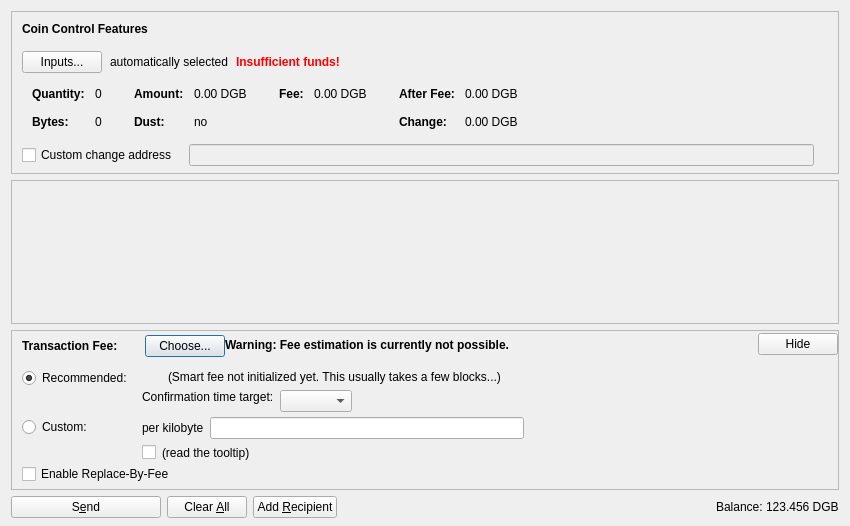
<?xml version="1.0" encoding="UTF-8"?>
<ui version="4.0">
 <class>SendCoinsDialog</class>
 <widget class="QDialog" name="SendCoinsDialog">
  <property name="geometry">
   <rect>
    <x>0</x>
    <y>0</y>
    <width>850</width>
    <height>526</height>
   </rect>
  </property>
  <property name="windowTitle">
   <string>Send Coins</string>
  </property>
  <layout class="QVBoxLayout" name="verticalLayout" stretch="0,1,0,0">
   <property name="bottomMargin">
    <number>8</number>
   </property>
   <item>
    <widget class="QFrame" name="frameCoinControl">
     <property name="sizePolicy">
      <sizepolicy hsizetype="Expanding" vsizetype="Expanding">
       <horstretch>0</horstretch>
       <verstretch>0</verstretch>
      </sizepolicy>
     </property>
     <property name="maximumSize">
      <size>
       <width>16777215</width>
       <height>16777215</height>
      </size>
     </property>
     <property name="frameShape">
      <enum>QFrame::StyledPanel</enum>
     </property>
     <property name="frameShadow">
      <enum>QFrame::Sunken</enum>
     </property>
     <layout class="QVBoxLayout" name="verticalLayoutCoinControl2">
      <property name="spacing">
       <number>0</number>
      </property>
      <property name="leftMargin">
       <number>0</number>
      </property>
      <property name="topMargin">
       <number>0</number>
      </property>
      <property name="rightMargin">
       <number>0</number>
      </property>
      <property name="bottomMargin">
       <number>6</number>
      </property>
      <item>
       <layout class="QVBoxLayout" name="verticalLayoutCoinControl" stretch="0,0,0,0,1">
        <property name="spacing">
         <number>0</number>
        </property>
        <property name="leftMargin">
         <number>10</number>
        </property>
        <property name="topMargin">
         <number>10</number>
        </property>
        <item>
         <layout class="QHBoxLayout" name="horizontalLayoutCoinControl1">
          <property name="bottomMargin">
           <number>15</number>
          </property>
          <item>
           <widget class="QLabel" name="labelCoinControlFeatures">
            <property name="sizePolicy">
             <sizepolicy hsizetype="Preferred" vsizetype="Maximum">
              <horstretch>0</horstretch>
              <verstretch>0</verstretch>
             </sizepolicy>
            </property>
            <property name="font">
             <font>
              <weight>75</weight>
              <bold>true</bold>
             </font>
            </property>
            <property name="styleSheet">
             <string notr="true">font-weight:bold;</string>
            </property>
            <property name="text">
             <string>Coin Control Features</string>
            </property>
           </widget>
          </item>
         </layout>
        </item>
        <item>
         <layout class="QHBoxLayout" name="horizontalLayoutCoinControl2" stretch="0,0,0,0">
          <property name="spacing">
           <number>8</number>
          </property>
          <property name="bottomMargin">
           <number>10</number>
          </property>
          <item>
           <widget class="QPushButton" name="pushButtonCoinControl">
            <property name="styleSheet">
             <string notr="true"/>
            </property>
            <property name="text">
             <string>Inputs...</string>
            </property>
            <property name="autoDefault">
             <bool>false</bool>
            </property>
           </widget>
          </item>
          <item>
           <widget class="QLabel" name="labelCoinControlAutomaticallySelected">
            <property name="text">
             <string>automatically selected</string>
            </property>
            <property name="margin">
             <number>5</number>
            </property>
           </widget>
          </item>
          <item>
           <widget class="QLabel" name="labelCoinControlInsuffFunds">
            <property name="font">
             <font>
              <weight>75</weight>
              <bold>true</bold>
             </font>
            </property>
            <property name="styleSheet">
             <string notr="true">color:red;font-weight:bold;</string>
            </property>
            <property name="text">
             <string>Insufficient funds!</string>
            </property>
            <property name="margin">
             <number>5</number>
            </property>
           </widget>
          </item>
          <item>
           <spacer name="horizontalSpacerCoinControl">
            <property name="orientation">
             <enum>Qt::Horizontal</enum>
            </property>
            <property name="sizeHint" stdset="0">
             <size>
              <width>40</width>
              <height>1</height>
             </size>
            </property>
           </spacer>
          </item>
         </layout>
        </item>
        <item>
         <widget class="QWidget" name="widgetCoinControl" native="true">
          <property name="sizePolicy">
           <sizepolicy hsizetype="Preferred" vsizetype="Preferred">
            <horstretch>0</horstretch>
            <verstretch>0</verstretch>
           </sizepolicy>
          </property>
          <property name="minimumSize">
           <size>
            <width>0</width>
            <height>0</height>
           </size>
          </property>
          <property name="styleSheet">
           <string notr="true"/>
          </property>
          <layout class="QHBoxLayout" name="horizontalLayoutCoinControl5">
           <property name="leftMargin">
            <number>0</number>
           </property>
           <property name="topMargin">
            <number>0</number>
           </property>
           <property name="rightMargin">
            <number>0</number>
           </property>
           <property name="bottomMargin">
            <number>0</number>
           </property>
           <item>
            <layout class="QHBoxLayout" name="horizontalLayoutCoinControl3" stretch="0,0,0,1">
             <property name="spacing">
              <number>20</number>
             </property>
             <property name="topMargin">
              <number>0</number>
             </property>
             <property name="bottomMargin">
              <number>10</number>
             </property>
             <item>
              <layout class="QFormLayout" name="formLayoutCoinControl1">
               <property name="horizontalSpacing">
                <number>10</number>
               </property>
               <property name="verticalSpacing">
                <number>14</number>
               </property>
               <property name="leftMargin">
                <number>10</number>
               </property>
               <property name="topMargin">
                <number>4</number>
               </property>
               <property name="rightMargin">
                <number>6</number>
               </property>
               <item row="0" column="0">
                <widget class="QLabel" name="labelCoinControlQuantityText">
                 <property name="font">
                  <font>
                   <weight>75</weight>
                   <bold>true</bold>
                  </font>
                 </property>
                 <property name="text">
                  <string>Quantity:</string>
                 </property>
                 <property name="margin">
                  <number>0</number>
                 </property>
                </widget>
               </item>
               <item row="0" column="1">
                <widget class="QLabel" name="labelCoinControlQuantity">
                 <property name="cursor">
                  <cursorShape>IBeamCursor</cursorShape>
                 </property>
                 <property name="contextMenuPolicy">
                  <enum>Qt::ActionsContextMenu</enum>
                 </property>
                 <property name="text">
                  <string notr="true">0</string>
                 </property>
                 <property name="margin">
                  <number>0</number>
                 </property>
                 <property name="textInteractionFlags">
                  <set>Qt::LinksAccessibleByMouse|Qt::TextSelectableByKeyboard|Qt::TextSelectableByMouse</set>
                 </property>
                </widget>
               </item>
               <item row="1" column="0">
                <widget class="QLabel" name="labelCoinControlBytesText">
                 <property name="font">
                  <font>
                   <weight>75</weight>
                   <bold>true</bold>
                  </font>
                 </property>
                 <property name="text">
                  <string>Bytes:</string>
                 </property>
                </widget>
               </item>
               <item row="1" column="1">
                <widget class="QLabel" name="labelCoinControlBytes">
                 <property name="cursor">
                  <cursorShape>IBeamCursor</cursorShape>
                 </property>
                 <property name="contextMenuPolicy">
                  <enum>Qt::ActionsContextMenu</enum>
                 </property>
                 <property name="text">
                  <string notr="true">0</string>
                 </property>
                 <property name="textInteractionFlags">
                  <set>Qt::LinksAccessibleByMouse|Qt::TextSelectableByKeyboard|Qt::TextSelectableByMouse</set>
                 </property>
                </widget>
               </item>
              </layout>
             </item>
             <item>
              <layout class="QFormLayout" name="formLayoutCoinControl2">
               <property name="horizontalSpacing">
                <number>10</number>
               </property>
               <property name="verticalSpacing">
                <number>14</number>
               </property>
               <property name="leftMargin">
                <number>6</number>
               </property>
               <property name="topMargin">
                <number>4</number>
               </property>
               <property name="rightMargin">
                <number>6</number>
               </property>
               <item row="0" column="0">
                <widget class="QLabel" name="labelCoinControlAmountText">
                 <property name="font">
                  <font>
                   <weight>75</weight>
                   <bold>true</bold>
                  </font>
                 </property>
                 <property name="text">
                  <string>Amount:</string>
                 </property>
                 <property name="margin">
                  <number>0</number>
                 </property>
                </widget>
               </item>
               <item row="0" column="1">
                <widget class="QLabel" name="labelCoinControlAmount">
                 <property name="cursor">
                  <cursorShape>IBeamCursor</cursorShape>
                 </property>
                 <property name="contextMenuPolicy">
                  <enum>Qt::ActionsContextMenu</enum>
                 </property>
                 <property name="text">
                  <string notr="true">0.00 DGB</string>
                 </property>
                 <property name="textInteractionFlags">
                  <set>Qt::LinksAccessibleByMouse|Qt::TextSelectableByKeyboard|Qt::TextSelectableByMouse</set>
                 </property>
                </widget>
               </item>
               <item row="1" column="0">
                <widget class="QLabel" name="labelCoinControlLowOutputText">
                 <property name="font">
                  <font>
                   <weight>75</weight>
                   <bold>true</bold>
                  </font>
                 </property>
                 <property name="text">
                  <string>Dust:</string>
                 </property>
                </widget>
               </item>
               <item row="1" column="1">
                <widget class="QLabel" name="labelCoinControlLowOutput">
                 <property name="cursor">
                  <cursorShape>IBeamCursor</cursorShape>
                 </property>
                 <property name="contextMenuPolicy">
                  <enum>Qt::ActionsContextMenu</enum>
                 </property>
                 <property name="text">
                  <string notr="true">no</string>
                 </property>
                 <property name="textInteractionFlags">
                  <set>Qt::LinksAccessibleByMouse|Qt::TextSelectableByKeyboard|Qt::TextSelectableByMouse</set>
                 </property>
                </widget>
               </item>
              </layout>
             </item>
             <item>
              <layout class="QFormLayout" name="formLayoutCoinControl3">
               <property name="horizontalSpacing">
                <number>10</number>
               </property>
               <property name="verticalSpacing">
                <number>14</number>
               </property>
               <property name="leftMargin">
                <number>6</number>
               </property>
               <property name="topMargin">
                <number>4</number>
               </property>
               <property name="rightMargin">
                <number>6</number>
               </property>
               <item row="0" column="0">
                <widget class="QLabel" name="labelCoinControlFeeText">
                 <property name="font">
                  <font>
                   <weight>75</weight>
                   <bold>true</bold>
                  </font>
                 </property>
                 <property name="text">
                  <string>Fee:</string>
                 </property>
                 <property name="margin">
                  <number>0</number>
                 </property>
                </widget>
               </item>
               <item row="0" column="1">
                <widget class="QLabel" name="labelCoinControlFee">
                 <property name="cursor">
                  <cursorShape>IBeamCursor</cursorShape>
                 </property>
                 <property name="contextMenuPolicy">
                  <enum>Qt::ActionsContextMenu</enum>
                 </property>
                 <property name="text">
                  <string notr="true">0.00 DGB</string>
                 </property>
                 <property name="textInteractionFlags">
                  <set>Qt::LinksAccessibleByMouse|Qt::TextSelectableByKeyboard|Qt::TextSelectableByMouse</set>
                 </property>
                </widget>
               </item>
              </layout>
             </item>
             <item>
              <layout class="QFormLayout" name="formLayoutCoinControl4">
               <property name="horizontalSpacing">
                <number>10</number>
               </property>
               <property name="verticalSpacing">
                <number>14</number>
               </property>
               <property name="leftMargin">
                <number>6</number>
               </property>
               <property name="topMargin">
                <number>4</number>
               </property>
               <property name="rightMargin">
                <number>6</number>
               </property>
               <item row="0" column="0">
                <widget class="QLabel" name="labelCoinControlAfterFeeText">
                 <property name="font">
                  <font>
                   <weight>75</weight>
                   <bold>true</bold>
                  </font>
                 </property>
                 <property name="text">
                  <string>After Fee:</string>
                 </property>
                 <property name="margin">
                  <number>0</number>
                 </property>
                </widget>
               </item>
               <item row="0" column="1">
                <widget class="QLabel" name="labelCoinControlAfterFee">
                 <property name="cursor">
                  <cursorShape>IBeamCursor</cursorShape>
                 </property>
                 <property name="contextMenuPolicy">
                  <enum>Qt::ActionsContextMenu</enum>
                 </property>
                 <property name="text">
                  <string notr="true">0.00 DGB</string>
                 </property>
                 <property name="textInteractionFlags">
                  <set>Qt::LinksAccessibleByMouse|Qt::TextSelectableByKeyboard|Qt::TextSelectableByMouse</set>
                 </property>
                </widget>
               </item>
               <item row="1" column="0">
                <widget class="QLabel" name="labelCoinControlChangeText">
                 <property name="font">
                  <font>
                   <weight>75</weight>
                   <bold>true</bold>
                  </font>
                 </property>
                 <property name="text">
                  <string>Change:</string>
                 </property>
                </widget>
               </item>
               <item row="1" column="1">
                <widget class="QLabel" name="labelCoinControlChange">
                 <property name="cursor">
                  <cursorShape>IBeamCursor</cursorShape>
                 </property>
                 <property name="contextMenuPolicy">
                  <enum>Qt::ActionsContextMenu</enum>
                 </property>
                 <property name="text">
                  <string notr="true">0.00 DGB</string>
                 </property>
                 <property name="textInteractionFlags">
                  <set>Qt::LinksAccessibleByMouse|Qt::TextSelectableByKeyboard|Qt::TextSelectableByMouse</set>
                 </property>
                </widget>
               </item>
              </layout>
             </item>
            </layout>
           </item>
          </layout>
         </widget>
        </item>
        <item>
         <layout class="QHBoxLayout" name="horizontalLayoutCoinControl4" stretch="0,0,0">
          <property name="spacing">
           <number>12</number>
          </property>
          <property name="sizeConstraint">
           <enum>QLayout::SetDefaultConstraint</enum>
          </property>
          <property name="topMargin">
           <number>5</number>
          </property>
          <property name="rightMargin">
           <number>5</number>
          </property>
          <item>
           <widget class="QCheckBox" name="checkBoxCoinControlChange">
            <property name="toolTip">
             <string>If this is activated, but the change address is empty or invalid, change will be sent to a newly generated address.</string>
            </property>
            <property name="text">
             <string>Custom change address</string>
            </property>
           </widget>
          </item>
          <item>
           <widget class="QValidatedLineEdit" name="lineEditCoinControlChange">
            <property name="enabled">
             <bool>false</bool>
            </property>
            <property name="sizePolicy">
             <sizepolicy hsizetype="Expanding" vsizetype="Fixed">
              <horstretch>0</horstretch>
              <verstretch>0</verstretch>
             </sizepolicy>
            </property>
           </widget>
          </item>
          <item>
           <widget class="QLabel" name="labelCoinControlChangeLabel">
            <property name="sizePolicy">
             <sizepolicy hsizetype="Preferred" vsizetype="Expanding">
              <horstretch>0</horstretch>
              <verstretch>0</verstretch>
             </sizepolicy>
            </property>
            <property name="minimumSize">
             <size>
              <width>0</width>
              <height>0</height>
             </size>
            </property>
            <property name="text">
             <string/>
            </property>
            <property name="margin">
             <number>3</number>
            </property>
           </widget>
          </item>
         </layout>
        </item>
        <item>
         <spacer name="verticalSpacerCoinControl">
          <property name="orientation">
           <enum>Qt::Vertical</enum>
          </property>
          <property name="sizeHint" stdset="0">
           <size>
            <width>800</width>
            <height>1</height>
           </size>
          </property>
         </spacer>
        </item>
       </layout>
      </item>
     </layout>
    </widget>
   </item>
   <item>
    <widget class="QScrollArea" name="scrollArea">
     <property name="widgetResizable">
      <bool>true</bool>
     </property>
     <widget class="QWidget" name="scrollAreaWidgetContents">
      <property name="geometry">
       <rect>
        <x>0</x>
        <y>0</y>
        <width>830</width>
        <height>104</height>
       </rect>
      </property>
      <layout class="QVBoxLayout" name="verticalLayout_2" stretch="0,1">
       <property name="leftMargin">
        <number>0</number>
       </property>
       <property name="topMargin">
        <number>0</number>
       </property>
       <property name="rightMargin">
        <number>0</number>
       </property>
       <property name="bottomMargin">
        <number>0</number>
       </property>
       <item>
        <layout class="QVBoxLayout" name="entries">
         <property name="spacing">
          <number>6</number>
         </property>
        </layout>
       </item>
       <item>
        <spacer name="verticalSpacer">
         <property name="orientation">
          <enum>Qt::Vertical</enum>
         </property>
         <property name="sizeHint" stdset="0">
          <size>
           <width>20</width>
           <height>40</height>
          </size>
         </property>
        </spacer>
       </item>
      </layout>
     </widget>
    </widget>
   </item>
   <item>
    <widget class="QFrame" name="frameFee">
     <property name="sizePolicy">
      <sizepolicy hsizetype="Expanding" vsizetype="Expanding">
       <horstretch>0</horstretch>
       <verstretch>0</verstretch>
      </sizepolicy>
     </property>
     <property name="maximumSize">
      <size>
       <width>16777215</width>
       <height>16777215</height>
      </size>
     </property>
     <property name="frameShape">
      <enum>QFrame::StyledPanel</enum>
     </property>
     <property name="frameShadow">
      <enum>QFrame::Sunken</enum>
     </property>
     <layout class="QVBoxLayout" name="verticalLayoutFee1">
      <property name="spacing">
       <number>0</number>
      </property>
      <property name="leftMargin">
       <number>0</number>
      </property>
      <property name="topMargin">
       <number>0</number>
      </property>
      <property name="rightMargin">
       <number>0</number>
      </property>
      <property name="bottomMargin">
       <number>0</number>
      </property>
      <item>
       <layout class="QVBoxLayout" name="verticalLayoutFee2" stretch="0,0,0">
        <property name="spacing">
         <number>0</number>
        </property>
        <property name="leftMargin">
         <number>10</number>
        </property>
        <property name="topMargin">
         <number>0</number>
        </property>
        <item>
         <layout class="QHBoxLayout" name="horizontalLayoutFee1">
          <property name="bottomMargin">
           <number>0</number>
          </property>
          <item>
           <layout class="QVBoxLayout" name="verticalLayoutFee7">
            <property name="spacing">
             <number>0</number>
            </property>
            <item>
             <spacer name="verticalSpacerSmartFee">
              <property name="orientation">
               <enum>Qt::Vertical</enum>
              </property>
              <property name="sizeType">
               <enum>QSizePolicy::Fixed</enum>
              </property>
              <property name="sizeHint" stdset="0">
               <size>
                <width>1</width>
                <height>4</height>
               </size>
              </property>
             </spacer>
            </item>
            <item>
             <layout class="QHBoxLayout" name="horizontalLayoutSmartFee">
              <property name="spacing">
               <number>10</number>
              </property>
              <item>
               <widget class="QLabel" name="labelFeeHeadline">
                <property name="sizePolicy">
                 <sizepolicy hsizetype="Preferred" vsizetype="Maximum">
                  <horstretch>0</horstretch>
                  <verstretch>0</verstretch>
                 </sizepolicy>
                </property>
                <property name="font">
                 <font>
                  <weight>75</weight>
                  <bold>true</bold>
                 </font>
                </property>
                <property name="styleSheet">
                 <string notr="true">font-weight:bold;</string>
                </property>
                <property name="text">
                 <string>Transaction Fee:</string>
                </property>
               </widget>
              </item>
              <item>
               <widget class="QLabel" name="labelFeeMinimized">
                <property name="text">
                 <string/>
                </property>
               </widget>
              </item>
              <item>
               <widget class="QPushButton" name="buttonChooseFee">
                <property name="text">
                 <string>Choose...</string>
                </property>
               </widget>
              </item>
             </layout>
            </item>
            <item>
             <spacer name="verticalSpacer_5">
              <property name="orientation">
               <enum>Qt::Vertical</enum>
              </property>
              <property name="sizeHint" stdset="0">
               <size>
                <width>1</width>
                <height>1</height>
               </size>
              </property>
             </spacer>
            </item>
           </layout>
          </item>
          <item>
           <widget class="QLabel" name="fallbackFeeWarningLabel">
            <property name="toolTip">
             <string>Using the fallbackfee can result in sending a transaction that will take several hours or days (or never) to confirm. Consider choosing your fee manually or wait until you have validated the complete chain.</string>
            </property>
            <property name="font">
            <font>
                <weight>75</weight>
                <bold>true</bold>
            </font>
            </property>
            <property name="text">
             <string>Warning: Fee estimation is currently not possible.</string>
            </property>
            <property name="wordWrap">
             <bool>false</bool>
            </property>
           </widget>
          </item>
          <item>
           <spacer name="horizontalSpacer_4">
            <property name="orientation">
             <enum>Qt::Horizontal</enum>
            </property>
            <property name="sizeType">
             <enum>QSizePolicy::MinimumExpanding</enum>
            </property>
            <property name="sizeHint" stdset="0">
             <size>
              <width>40</width>
              <height>20</height>
             </size>
            </property>
           </spacer>
          </item>
          <item>
           <widget class="QPushButton" name="buttonMinimizeFee">
            <property name="toolTip">
             <string>collapse fee-settings</string>
            </property>
            <property name="text">
             <string>Hide</string>
            </property>
           </widget>
          </item>
         </layout>
        </item>
        <item>
         <widget class="QFrame" name="frameFeeSelection">
          <layout class="QVBoxLayout" name="verticalLayoutFee12">
           <property name="spacing">
            <number>0</number>
           </property>
           <property name="leftMargin">
            <number>0</number>
           </property>
           <property name="topMargin">
            <number>0</number>
           </property>
           <property name="rightMargin">
            <number>0</number>
           </property>
           <property name="bottomMargin">
            <number>0</number>
           </property>
           <item>
            <layout class="QGridLayout" name="gridLayoutFee">
             <property name="topMargin">
              <number>10</number>
             </property>
             <property name="bottomMargin">
              <number>4</number>
             </property>
             <property name="horizontalSpacing">
              <number>10</number>
             </property>
             <property name="verticalSpacing">
              <number>4</number>
             </property>
             <item row="1" column="1">
              <layout class="QVBoxLayout" name="verticalLayoutFee8">
               <property name="spacing">
                <number>6</number>
               </property>
               <item>
                <layout class="QHBoxLayout" name="horizontalLayoutFee13">
                 <item>
                  <widget class="QLabel" name="labelCustomPerKilobyte">
                   <property name="toolTip">
                    <string>Specify a custom fee per kB (1,000 bytes) of the transaction's virtual size.

Note:  Since the fee is calculated on a per-byte basis, a fee of "100 satoshis per kB" for a transaction size of 500 bytes (half of 1 kB) would ultimately yield a fee of only 50 satoshis.</string>
                   </property>
                   <property name="text">
                    <string>per kilobyte</string>
                   </property>
                  </widget>
                 </item>
                 <item>
                  <widget class="BitsCoinAmountField" name="customFee"/>
                 </item>
                 <item>
                  <spacer name="horizontalSpacer_6">
                   <property name="orientation">
                    <enum>Qt::Horizontal</enum>
                   </property>
                   <property name="sizeHint" stdset="0">
                    <size>
                     <width>1</width>
                     <height>1</height>
                    </size>
                   </property>
                  </spacer>
                 </item>
                </layout>
               </item>
               <item>
                <layout class="QHBoxLayout" name="horizontalLayoutFee8">
                 <item>
                  <widget class="QCheckBox" name="checkBoxMinimumFee">
                   <property name="toolTip">
                    <string>Paying only the minimum fee is just fine as long as there is less transaction volume than space in the blocks. But be aware that this can end up in a never confirming transaction once there is more demand for bitscoin transactions than the network can process.</string>
                   </property>
                   <property name="text">
                    <string/>
                   </property>
                  </widget>
                 </item>
                 <item>
                  <widget class="QLabel" name="labelMinFeeWarning">
                   <property name="enabled">
                    <bool>true</bool>
                   </property>
                   <property name="toolTip">
                    <string>Paying only the minimum fee is just fine as long as there is less transaction volume than space in the blocks. But be aware that this can end up in a never confirming transaction once there is more demand for bitscoin transactions than the network can process.</string>
                   </property>
                   <property name="text">
                    <string>(read the tooltip)</string>
                   </property>
                   <property name="margin">
                    <number>5</number>
                   </property>
                  </widget>
                 </item>
                 <item>
                  <spacer name="horizontalSpacer_2">
                   <property name="orientation">
                    <enum>Qt::Horizontal</enum>
                   </property>
                   <property name="sizeHint" stdset="0">
                    <size>
                     <width>1</width>
                     <height>1</height>
                    </size>
                   </property>
                  </spacer>
                 </item>
                </layout>
               </item>
              </layout>
             </item>
             <item row="0" column="0">
              <layout class="QVBoxLayout" name="verticalLayoutFee4" stretch="0,1">
               <item>
                <widget class="QRadioButton" name="radioSmartFee">
                 <property name="text">
                  <string>Recommended:</string>
                 </property>
                 <property name="checked">
                  <bool>true</bool>
                 </property>
                 <attribute name="buttonGroup">
                  <string notr="true">groupFee</string>
                 </attribute>
                </widget>
               </item>
               <item>
                <spacer name="verticalSpacer_2">
                 <property name="orientation">
                  <enum>Qt::Vertical</enum>
                 </property>
                 <property name="sizeHint" stdset="0">
                  <size>
                   <width>1</width>
                   <height>1</height>
                  </size>
                 </property>
                </spacer>
               </item>
              </layout>
             </item>
             <item row="1" column="0">
              <layout class="QVBoxLayout" name="verticalLayoutFee9" stretch="0,1">
               <item>
                <widget class="QRadioButton" name="radioCustomFee">
                 <property name="text">
                  <string>Custom:</string>
                 </property>
                 <attribute name="buttonGroup">
                  <string notr="true">groupFee</string>
                 </attribute>
                </widget>
               </item>
               <item>
                <spacer name="verticalSpacer_6">
                 <property name="orientation">
                  <enum>Qt::Vertical</enum>
                 </property>
                 <property name="sizeHint" stdset="0">
                  <size>
                   <width>1</width>
                   <height>1</height>
                  </size>
                 </property>
                </spacer>
               </item>
              </layout>
             </item>
             <item row="0" column="1">
              <layout class="QVBoxLayout" name="verticalLayoutFee3" stretch="0,0,1">
               <property name="spacing">
                <number>6</number>
               </property>
               <property name="topMargin">
                <number>2</number>
               </property>
               <item>
                <layout class="QHBoxLayout" name="horizontalLayoutFee12">
                 <item>
                  <widget class="QLabel" name="labelSmartFee">
                   <property name="text">
                    <string/>
                   </property>
                   <property name="margin">
                    <number>2</number>
                   </property>
                  </widget>
                 </item>
                 <item>
                  <widget class="QLabel" name="labelFeeEstimation">
                   <property name="text">
                    <string/>
                   </property>
                  </widget>
                 </item>
                 <item>
                  <widget class="QLabel" name="labelSmartFee2">
                   <property name="text">
                    <string>(Smart fee not initialized yet. This usually takes a few blocks...)</string>
                   </property>
                   <property name="margin">
                    <number>2</number>
                   </property>
                  </widget>
                 </item>
                 <item>
                  <spacer name="horizontalSpacer_5">
                   <property name="orientation">
                    <enum>Qt::Horizontal</enum>
                   </property>
                   <property name="sizeHint" stdset="0">
                    <size>
                     <width>1</width>
                     <height>1</height>
                    </size>
                   </property>
                  </spacer>
                 </item>
                </layout>
               </item>
               <item>
                <layout class="QHBoxLayout" name="horizontalLayoutFee9">
                 <item>
                  <layout class="QVBoxLayout" name="verticalLayoutFee6">
                   <item>
                    <widget class="QLabel" name="labelSmartFee3">
                     <property name="text">
                      <string>Confirmation time target:</string>
                     </property>
                     <property name="margin">
                      <number>2</number>
                     </property>
                    </widget>
                   </item>
                   <item>
                    <spacer name="verticalSpacer_3">
                     <property name="orientation">
                      <enum>Qt::Vertical</enum>
                     </property>
                     <property name="sizeHint" stdset="0">
                      <size>
                       <width>1</width>
                       <height>1</height>
                      </size>
                     </property>
                    </spacer>
                   </item>
                  </layout>
                 </item>
                 <item>
                  <layout class="QVBoxLayout" name="verticalLayoutFee5">
                   <property name="rightMargin">
                    <number>30</number>
                   </property>
                   <item>
                    <layout class="QHBoxLayout" name="horizontalLayoutConfTarget">
                     <property name="bottomMargin">
                      <number>0</number>
                     </property>
                     <item>
                      <widget class="QComboBox" name="confTargetSelector"/>
                     </item>
                     <item>
                      <spacer name="horizontalSpacerConfTarget">
                       <property name="orientation">
                        <enum>Qt::Horizontal</enum>
                       </property>
                       <property name="sizeHint" stdset="0">
                        <size>
                         <width>40</width>
                         <height>20</height>
                        </size>
                       </property>
                      </spacer>
                     </item>
                    </layout>
                   </item>
                  </layout>
                 </item>
                </layout>
               </item>
               <item>
                <spacer name="verticalSpacer_4">
                 <property name="orientation">
                  <enum>Qt::Vertical</enum>
                 </property>
                 <property name="sizeHint" stdset="0">
                  <size>
                   <width>1</width>
                   <height>1</height>
                  </size>
                 </property>
                </spacer>
               </item>
              </layout>
             </item>
            </layout>
           </item>
           <item>
            <widget class="QCheckBox" name="optInRBF">
             <property name="text">
              <string>Enable Replace-By-Fee</string>
             </property>
             <property name="toolTip">
              <string>With Replace-By-Fee (BIP-125) you can increase a transaction's fee after it is sent. Without this, a higher fee may be recommended to compensate for increased transaction delay risk.</string>
             </property>
            </widget>
           </item>
          </layout>
         </widget>
        </item>
        <item>
         <spacer name="verticalSpacerFee">
          <property name="orientation">
           <enum>Qt::Vertical</enum>
          </property>
          <property name="sizeHint" stdset="0">
           <size>
            <width>40</width>
            <height>5</height>
           </size>
          </property>
         </spacer>
        </item>
       </layout>
      </item>
     </layout>
    </widget>
   </item>
   <item>
    <layout class="QHBoxLayout" name="horizontalLayout">
     <item>
      <widget class="QPushButton" name="sendButton">
       <property name="minimumSize">
        <size>
         <width>150</width>
         <height>0</height>
        </size>
       </property>
       <property name="toolTip">
        <string>Confirm the send action</string>
       </property>
       <property name="text">
        <string>S&amp;end</string>
       </property>
       <property name="icon">
        <iconset resource="../bitscoin.qrc">
         <normaloff>:/icons/send</normaloff>:/icons/send</iconset>
       </property>
       <property name="autoDefault">
        <bool>false</bool>
       </property>
       <property name="default">
        <bool>false</bool>
       </property>
      </widget>
     </item>
     <item>
      <widget class="QPushButton" name="clearButton">
       <property name="sizePolicy">
        <sizepolicy hsizetype="Minimum" vsizetype="Fixed">
         <horstretch>0</horstretch>
         <verstretch>0</verstretch>
        </sizepolicy>
       </property>
       <property name="toolTip">
        <string>Clear all fields of the form.</string>
       </property>
       <property name="text">
        <string>Clear &amp;All</string>
       </property>
       <property name="icon">
        <iconset resource="../bitscoin.qrc">
         <normaloff>:/icons/remove</normaloff>:/icons/remove</iconset>
       </property>
       <property name="autoDefault">
        <bool>false</bool>
       </property>
      </widget>
     </item>
     <item>
      <widget class="QPushButton" name="addButton">
       <property name="toolTip">
        <string>Send to multiple recipients at once</string>
       </property>
       <property name="text">
        <string>Add &amp;Recipient</string>
       </property>
       <property name="icon">
        <iconset resource="../bitscoin.qrc">
         <normaloff>:/icons/add</normaloff>:/icons/add</iconset>
       </property>
       <property name="autoDefault">
        <bool>false</bool>
       </property>
      </widget>
     </item>
     <item>
      <spacer name="horizontalSpacer">
       <property name="orientation">
        <enum>Qt::Horizontal</enum>
       </property>
       <property name="sizeHint" stdset="0">
        <size>
         <width>40</width>
         <height>20</height>
        </size>
       </property>
      </spacer>
     </item>
     <item>
      <layout class="QHBoxLayout" name="horizontalLayout_2">
       <property name="spacing">
        <number>3</number>
       </property>
       <item>
        <widget class="QLabel" name="label">
         <property name="sizePolicy">
          <sizepolicy hsizetype="Preferred" vsizetype="Fixed">
           <horstretch>0</horstretch>
           <verstretch>0</verstretch>
          </sizepolicy>
         </property>
         <property name="text">
          <string>Balance:</string>
         </property>
        </widget>
       </item>
       <item>
        <widget class="QLabel" name="labelBalance">
         <property name="sizePolicy">
          <sizepolicy hsizetype="Preferred" vsizetype="Fixed">
           <horstretch>0</horstretch>
           <verstretch>0</verstretch>
          </sizepolicy>
         </property>
         <property name="cursor">
          <cursorShape>IBeamCursor</cursorShape>
         </property>
         <property name="text">
          <string notr="true">123.456 DGB</string>
         </property>
         <property name="textInteractionFlags">
          <set>Qt::LinksAccessibleByMouse|Qt::TextSelectableByKeyboard|Qt::TextSelectableByMouse</set>
         </property>
        </widget>
       </item>
      </layout>
     </item>
    </layout>
   </item>
  </layout>
 </widget>
 <customwidgets>
  <customwidget>
   <class>QValidatedLineEdit</class>
   <extends>QLineEdit</extends>
   <header>qt/qvalidatedlineedit.h</header>
  </customwidget>
  <customwidget>
   <class>BitsCoinAmountField</class>
   <extends>QLineEdit</extends>
   <header>qt/bitscoinamountfield.h</header>
   <container>1</container>
  </customwidget>
 </customwidgets>
 <resources>
  <include location="../bitscoin.qrc"/>
 </resources>
 <connections/>
 <buttongroups>
  <buttongroup name="groupFee"/>
 </buttongroups>
</ui>
